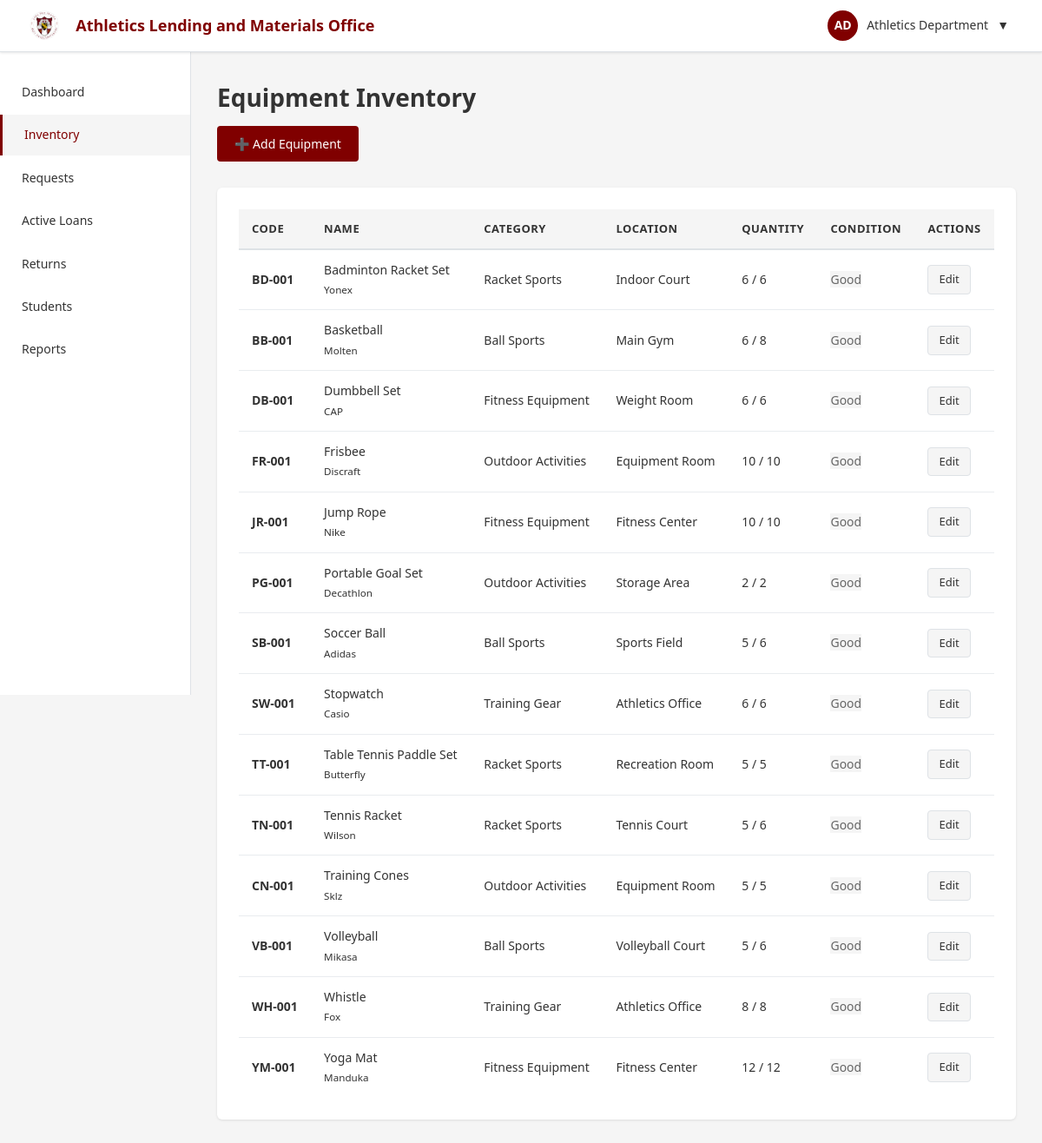
The page /admin/inventory.php (signed in) on the database its author committed.
### tables this page shows
CREATE TABLE `equipment` (
  `equipment_id` int(11) NOT NULL,
  `code` varchar(20) NOT NULL,
  `name` varchar(100) NOT NULL,
  `category_id` int(11) NOT NULL,
  `description` text DEFAULT NULL,
  `brand` varchar(50) DEFAULT NULL,
  `size_info` varchar(50) DEFAULT NULL,
  `image` varchar(255) DEFAULT 'default.png',
  `quantity_total` int(11) NOT NULL DEFAULT 1,
  `quantity_available` int(11) NOT NULL DEFAULT 1,
  `location` varchar(100) NOT NULL,
  `condition_status` enum('excellent','good','fair','maintenance') DEFAULT 'good',
  `max_borrow_days` int(11) DEFAULT 7,
  `max_renewals` int(11) DEFAULT 2,
  `min_points_required` int(11) DEFAULT 0,
  `is_active` tinyint(1) DEFAULT 1,
  `notes` text DEFAULT NULL,
  `created_at` timestamp NOT NULL DEFAULT current_timestamp(),
  `updated_at` timestamp NOT NULL DEFAULT current_timestamp() ON UPDATE current_timestamp()
);

CREATE TABLE `categories` (
  `category_id` int(11) NOT NULL,
  `name` varchar(50) NOT NULL,
  `description` text DEFAULT NULL,
  `icon` varchar(50) DEFAULT NULL,
  `display_order` int(11) DEFAULT 0,
  `is_active` tinyint(1) DEFAULT 1
);

### admin/inventory.php (the view, shortened to what this page needs)
<?php
require_once '../config/database.php';
$stmt = $pdo->query("
    SELECT e.*, c.name as category_name
    FROM equipment e
    JOIN categories c ON e.category_id = c.category_id
    WHERE e.is_active = 1
    ORDER BY e.name ASC
");
$equipment = $stmt->fetchAll();
?>
<!DOCTYPE html>
<html>
<head>
    <link rel="stylesheet" href="../assets/css/style.css">
</head>
<body>
    <?php include '../includes/header.php'; ?>
    <?php include '../includes/nav.php'; ?>
    <div class="main-content">
        <div class="page-header">
            <h1 class="page-title">Equipment Inventory</h1>
            <button class="btn btn-primary" onclick="alert('Add equipment feature: Create form to insert into equipment table')">➕ Add Equipment</button>
        </div>
        <div class="card">
            <div class="card-body">
                <table class="table">
                    <thead><tr><th>Code</th><th>Name</th><th>Category</th><th>Location</th><th>Quantity</th><th>Condition</th><th>Actions</th></tr></thead>
                    <tbody>
                        <?php foreach ($equipment as $e): ?>
                        <tr>
                            <td><strong><?php echo htmlspecialchars($e['code']); ?></strong></td>
                            <td><?php echo htmlspecialchars($e['name']); ?><br><small><?php echo htmlspecialchars($e['brand']); ?></small></td>
                            <td><?php echo $e['category_name']; ?></td>
                            <td><?php echo htmlspecialchars($e['location']); ?></td>
                            <td><?php echo $e['quantity_available']; ?> / <?php echo $e['quantity_total']; ?></td>
                            <td><span class="badge-<?php echo $e['condition_status']=='excellent'?'success':'secondary'; ?>"><?php echo ucfirst($e['condition_status']); ?></span></td>
                            <td><button class="btn btn-sm btn-secondary" onclick="alert('Edit equipment ID: <?php echo $e['equipment_id']; ?>')">Edit</button></td>
                        </tr>
                        <?php endforeach; ?>
                    </tbody>
                </table>
            </div>
        </div>
    </div>
</body>
</html>

### assets/css/style.css (style rules this page uses)
:root { --hau-maroon: #800000; --hau-gold: #FFD700; --hau-dark-gold: #B8860B; --hau-maroon-dark: #660000; --hau-maroon-light: #a00000; --color-success: #28a745; --color-success-light: #d4edda; --color-warning: #ffc107; --color-warning-light: #fff3cd; --color-danger: #dc3545; --color-danger-light: #f8d7da; --color-info: #17a2b8; --color-info-light: #d1ecf1; --bg-primary: #ffffff; --bg-secondary: #f5f5f5; --bg-hover: #f0f0f0; --bg-dark: #2c3e50; --text-primary: #333333; --text-secondary: #666666; --text-light: #999999; --text-white: #ffffff; --border-color: #dee2e6; --border-light: #e9ecef; --shadow-sm: 0 1px 3px rgba(0,0,0,0.1); --shadow-md: 0 2px 6px rgba(0,0,0,0.15); --shadow-lg: 0 4px 12px rgba(0,0,0,0.2); --shadow-xl: 0 10px 40px rgba(0,0,0,0.3); --sidebar-width: 220px; --topnav-height: 60px; --content-max-width: 1400px; --transition: all 0.3s ease; --transition-fast: all 0.15s ease; --radius-sm: 4px; --radius-md: 6px; --radius-lg: 8px; --radius-full: 9999px; }
*, *::before, *::after { margin: 0; padding: 0; box-sizing: border-box; }
html { font-size: 16px; -webkit-font-smoothing: antialiased; -moz-osx-font-smoothing: grayscale; }
body { font-family: 'Segoe UI', Tahoma, Geneva, Verdana, sans-serif; font-size: 14px; line-height: 1.6; color: var(--text-primary); background-color: var(--bg-secondary); }
button { font-family: inherit; }
.main-content { margin-left: var(--sidebar-width); margin-top: var(--topnav-height); padding: 30px; min-height: calc(100vh - var(--topnav-height)); }
.page-header { margin-bottom: 30px; }
.page-title { font-size: 28px; font-weight: 600; color: var(--text-primary); margin-bottom: 10px; }
.card { background: var(--bg-primary); border-radius: var(--radius-md); box-shadow: var(--shadow-sm); margin-bottom: 25px; overflow: hidden; transition: var(--transition-fast); }
.card-body { padding: 25px; }
.badge-secondary { background: var(--bg-secondary); color: var(--text-secondary); }
.btn { display: inline-block; padding: 10px 20px; border: none; border-radius: var(--radius-sm); font-size: 14px; font-weight: 500; text-align: center; cursor: pointer; transition: var(--transition-fast); text-decoration: none; line-height: 1.5; }
.btn-primary { background: var(--hau-maroon); color: white; }
.btn-secondary { background: var(--bg-secondary); color: var(--text-primary); border: 1px solid var(--border-color); }
.btn-sm { padding: 6px 12px; font-size: 13px; }
.table { width: 100%; border-collapse: collapse; background: var(--bg-primary); }
.table thead { background: var(--bg-secondary); }
.table th { padding: 12px 15px; text-align: left; font-weight: 600; color: var(--text-primary); border-bottom: 2px solid var(--border-color); font-size: 13px; text-transform: uppercase; letter-spacing: 0.5px; }
.table td { padding: 12px 15px; border-bottom: 1px solid var(--border-light); vertical-align: middle; }
.table tbody tr:last-child td { border-bottom: none; }

### rows shown on the page
equipment: code "BD-001", name "Badminton Racket Set", brand "Yonex", category.name "Racket Sports", location "Indoor Court", quantity_available "6", quantity_total "6", condition_status "Good"
equipment: code "BB-001", name "Basketball", brand "Molten", category.name "Ball Sports", location "Main Gym", quantity_available "6", quantity_total "8", condition_status "Good"
equipment: code "DB-001", name "Dumbbell Set", brand "CAP", category.name "Fitness Equipment", location "Weight Room", quantity_available "6", quantity_total "6", condition_status "Good"
equipment: code "FR-001", name "Frisbee", brand "Discraft", category.name "Outdoor Activities", location "Equipment Room", quantity_available "10", quantity_total "10", condition_status "Good"
equipment: code "JR-001", name "Jump Rope", brand "Nike", category.name "Fitness Equipment", location "Fitness Center", quantity_available "10", quantity_total "10", condition_status "Good"
equipment: code "PG-001", name "Portable Goal Set", brand "Decathlon", category.name "Outdoor Activities", location "Storage Area", quantity_available "2", quantity_total "2", condition_status "Good"
equipment: code "SB-001", name "Soccer Ball", brand "Adidas", category.name "Ball Sports", location "Sports Field", quantity_available "5", quantity_total "6", condition_status "Good"
equipment: code "SW-001", name "Stopwatch", brand "Casio", category.name "Training Gear", location "Athletics Office", quantity_available "6", quantity_total "6", condition_status "Good"
equipment: code "TT-001", name "Table Tennis Paddle Set", brand "Butterfly", category.name "Racket Sports", location "Recreation Room", quantity_available "5", quantity_total "5", condition_status "Good"
equipment: code "TN-001", name "Tennis Racket", brand "Wilson", category.name "Racket Sports", location "Tennis Court", quantity_available "5", quantity_total "6", condition_status "Good"
equipment: code "CN-001", name "Training Cones", brand "Sklz", category.name "Outdoor Activities", location "Equipment Room", quantity_available "5", quantity_total "5", condition_status "Good"
equipment: code "VB-001", name "Volleyball", brand "Mikasa", category.name "Ball Sports", location "Volleyball Court", quantity_available "5", quantity_total "6", condition_status "Good"
equipment: code "WH-001", name "Whistle", brand "Fox", category.name "Training Gear", location "Athletics Office", quantity_available "8", quantity_total "8", condition_status "Good"
equipment: code "YM-001", name "Yoga Mat", brand "Manduka", category.name "Fitness Equipment", location "Fitness Center", quantity_available "12", quantity_total "12", condition_status "Good"

### other values the page prints
SITE_NAME "Athletics Lending and Materials Office"
$user_initials "AD"
$_SESSION['first_name'] . ' ' . $_SESSION['last_name'] "Athletics Department"
